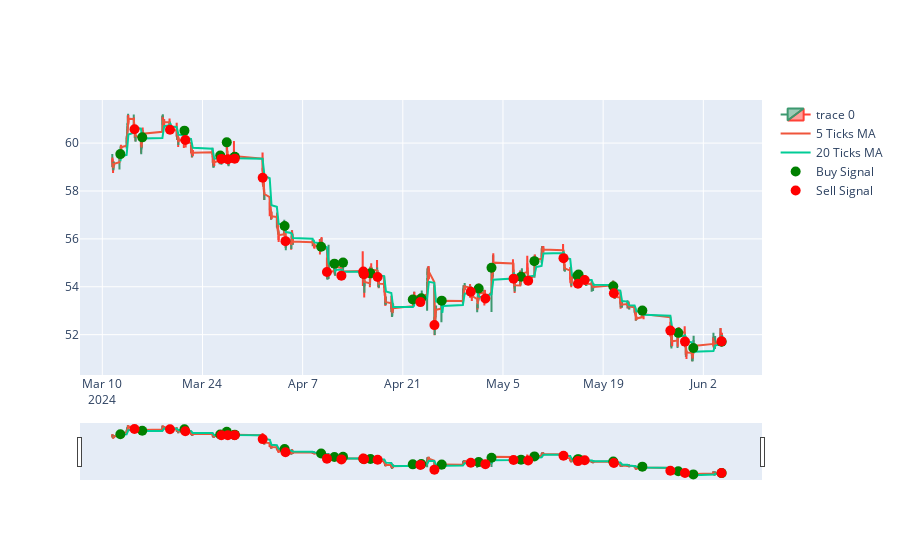

The code cell stored with this chart in its notebook:
### Code cell
# calculate profit and loss

tsm_data['buy_price'] = np.where(tsm_data['signal'] == 1, tsm_data['Close'], np.nan)
tsm_data['sell_price'] = np.where(tsm_data['signal'] == -1, tsm_data['Close'], np.nan)

tsm_data['buy_price'] = tsm_data['buy_price'].ffill()
tsm_data['sell_price'] = tsm_data['sell_price'].ffill()

tsm_data['PnL'] = tsm_data['sell_price'] - tsm_data['buy_price']

print(tsm_data['PnL'].sum())

# plot the profit and loss

fig = go.Figure(data=[go.Candlestick(x=tsm_data.index,
                open=tsm_data['Open'],
                high=tsm_data['High'],
                low=tsm_data['Low'],
                close=tsm_data['Close'])])

fig.add_trace(go.Scatter(x=tsm_data.index, y=tsm_data['Close'].rolling(window=5).mean(), name='5 Ticks MA'))
fig.add_trace(go.Scatter(x=tsm_data.index, y=tsm_data['Close'].rolling(window=20).mean(), name='20 Ticks MA'))

buy_signals = tsm_data[tsm_data['signal'] == 1]
sell_signals = tsm_data[tsm_data['signal'] == -1]

fig.add_trace(go.Scatter(x=buy_signals.index, y=buy_signals['Close'], mode='markers', marker=dict(color='green', size=10), name='Buy Signal'))
fig.add_trace(go.Scatter(x=sell_signals.index, y=sell_signals['Close'], mode='markers', marker=dict(color='red', size=10), name='Sell Signal'))

fig.show()

### Figure 1 — Plotly figure (JSON) as saved in the notebook; plotly's stock layout.template omitted (floating-point values rounded to 4 significant figures; data arrays with more than 128 entries replaced by an {"elided": "..."} marker saying what was removed)
{"data": [{"close": {"elided": "779 float values"}, "high": {"elided": "779 float values"}, "low": {"elided": "779 float values"}, "open": {"elided": "779 float values"}, "type": "candlestick", "x": {"elided": "779 str values"}}, {"name": "5 Ticks MA", "type": "scatter", "x": {"elided": "779 str values"}, "y": {"elided": "779 float values"}}, {"name": "20 Ticks MA", "type": "scatter", "x": {"elided": "779 str values"}, "y": {"elided": "779 float values"}}, {"marker": {"color": "green", "size": 10}, "mode": "markers", "name": "Buy Signal", "type": "scatter", "x": ["2024-03-12T12:30:00-04:00", "2024-03-15T14:00:00-04:00", "2024-03-21T11:30:00-04:00", "2024-03-26T11:30:00-04:00", "2024-03-27T09:30:00-04:00", "2024-03-28T11:00:00-04:00", "2024-03-28T12:30:00-04:00", "2024-04-04T11:30:00-04:00", "2024-04-09T14:00:00-04:00", "2024-04-11T10:30:00-04:00", "2024-04-12T15:30:00-04:00", "2024-04-15T12:00:00-04:00", "2024-04-16T11:30:00-04:00", "2024-04-22T09:30:00-04:00", "2024-04-23T14:00:00-04:00", "2024-04-26T10:30:00-04:00", "2024-05-01T14:30:00-04:00", "2024-05-03T09:30:00-04:00", "2024-05-07T12:30:00-04:00", "2024-05-09T09:30:00-04:00", "2024-05-15T10:00:00-04:00", "2024-05-15T13:30:00-04:00", "2024-05-20T10:00:00-04:00", "2024-05-24T11:30:00-04:00", "2024-05-29T12:00:00-04:00", "2024-05-31T14:30:00-04:00", "2024-06-04T13:30:00-04:00"], "y": [59.54, 60.24, 60.52, 59.49, 60.03, 59.4, 59.43, 56.54, 55.67, 54.97, 55.01, 54.55, 54.56, 53.47, 53.52, 53.42, 53.92, 54.79, 54.42, 55.07, 54.46, 54.51, 54.02, 53.01, 52.08, 51.44, 51.71]}, {"marker": {"color": "red", "size": 10}, "mode": "markers", "name": "Sell Signal", "type": "scatter", "x": ["2024-03-14T12:00:00-04:00", "2024-03-19T11:00:00-04:00", "2024-03-21T14:30:00-04:00", "2024-03-26T15:30:00-04:00", "2024-03-27T13:00:00-04:00", "2024-03-28T12:00:00-04:00", "2024-04-01T10:00:00-04:00", "2024-04-04T14:30:00-04:00", "2024-04-10T09:30:00-04:00", "2024-04-12T10:00:00-04:00", "2024-04-15T11:30:00-04:00", "2024-04-15T14:00:00-04:00", "2024-04-17T11:30:00-04:00", "2024-04-23T11:00:00-04:00", "2024-04-25T10:00:00-04:00", "2024-04-30T12:00:00-04:00", "2024-05-02T13:00:00-04:00", "2024-05-06T11:30:00-04:00", "2024-05-08T12:30:00-04:00", "2024-05-13T11:00:00-04:00", "2024-05-15T11:30:00-04:00", "2024-05-16T10:00:00-04:00", "2024-05-20T12:00:00-04:00", "2024-05-28T09:30:00-04:00", "2024-05-30T10:30:00-04:00", "2024-06-04T13:00:00-04:00"], "y": [60.58, 60.56, 60.13, 59.34, 59.33, 59.35, 58.56, 55.9, 54.62, 54.47, 54.63, 54.52, 54.41, 53.36, 52.4, 53.79, 53.51, 54.34, 54.26, 55.19, 54.12, 54.28, 53.73, 52.17, 51.71, 51.72]}], "layout": {}}
